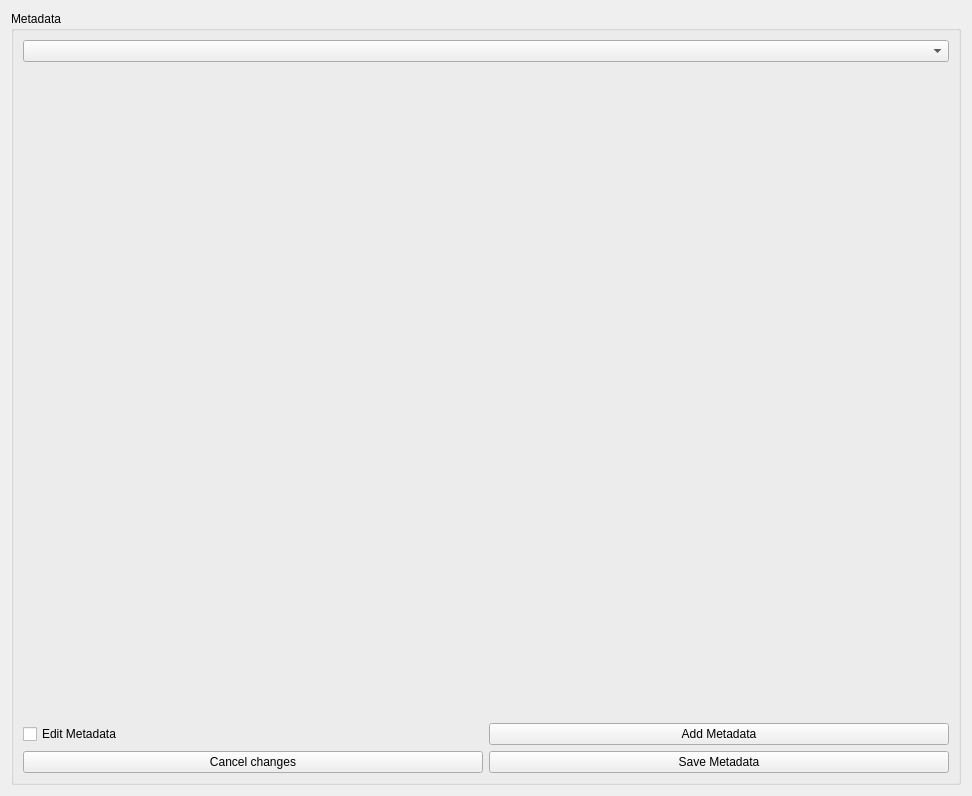
<?xml version="1.0" encoding="UTF-8"?>
<ui version="4.0">
 <class>Metadata_tool</class>
 <widget class="QWidget" name="Metadata_tool">
  <property name="geometry">
   <rect>
    <x>0</x>
    <y>0</y>
    <width>972</width>
    <height>796</height>
   </rect>
  </property>
  <property name="windowTitle">
   <string>Metadata</string>
  </property>
  <layout class="QVBoxLayout" name="verticalLayout_2">
   <item>
    <widget class="QGroupBox" name="groupBox">
     <property name="title">
      <string>Metadata</string>
     </property>
     <layout class="QVBoxLayout" name="verticalLayout_7" stretch="1,8,1">
      <item>
       <widget class="QComboBox" name="comboBox_metadata"/>
      </item>
      <item>
       <widget class="QLabel" name="label_metadata">
        <property name="font">
         <font>
          <pointsize>10</pointsize>
         </font>
        </property>
        <property name="styleSheet">
         <string notr="true"/>
        </property>
        <property name="text">
         <string/>
        </property>
        <property name="alignment">
         <set>Qt::AlignCenter</set>
        </property>
        <property name="wordWrap">
         <bool>true</bool>
        </property>
       </widget>
      </item>
      <item>
       <layout class="QGridLayout" name="gridLayout">
        <item row="0" column="0">
         <widget class="QCheckBox" name="checkBox">
          <property name="text">
           <string>Edit Metadata</string>
          </property>
         </widget>
        </item>
        <item row="0" column="1">
         <widget class="QPushButton" name="pushButton_2">
          <property name="text">
           <string>Add Metadata</string>
          </property>
         </widget>
        </item>
        <item row="1" column="0">
         <widget class="QPushButton" name="pushButton_3">
          <property name="text">
           <string>Cancel changes</string>
          </property>
         </widget>
        </item>
        <item row="1" column="1">
         <widget class="QPushButton" name="pushButton">
          <property name="text">
           <string>Save Metadata</string>
          </property>
         </widget>
        </item>
       </layout>
      </item>
     </layout>
    </widget>
   </item>
  </layout>
 </widget>
 <resources/>
 <connections/>
</ui>
